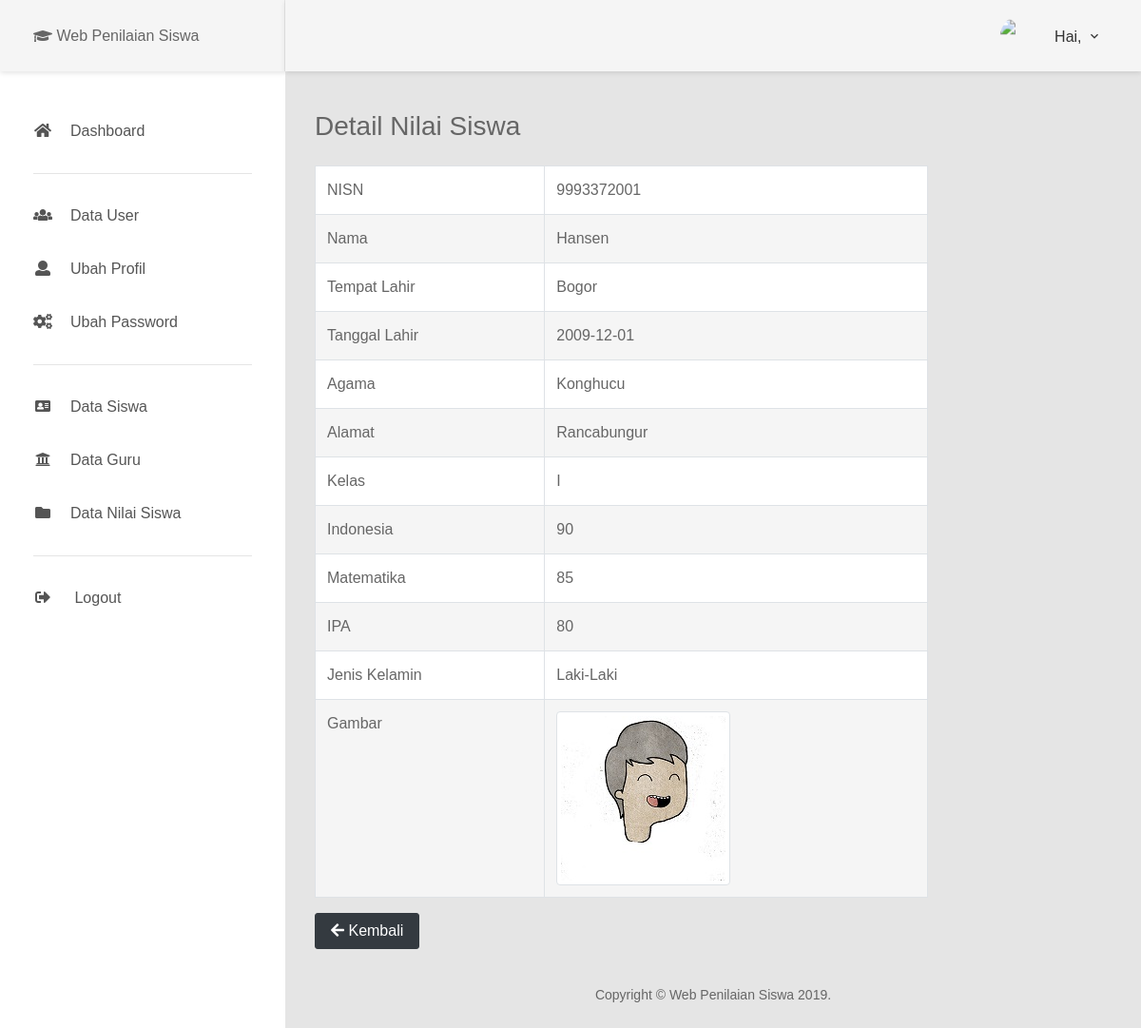
/nilai/detail_nilai/9993372001, run on the app's committed database.
### tables this page shows
CREATE TABLE `siswa` (
  `nisn` char(10) NOT NULL,
  `nama_siswa` varchar(128) NOT NULL,
  `tempat_lahir` varchar(35) NOT NULL,
  `tgl_lahir` date NOT NULL,
  `agama` varchar(15) NOT NULL,
  `alamat` varchar(50) NOT NULL,
  `kelas` varchar(10) NOT NULL,
  `indonesia` int(100) NOT NULL,
  `matematika` int(100) NOT NULL,
  `ipa` int(100) NOT NULL,
  `jk` varchar(1) NOT NULL,
  `gambar` varchar(256) NOT NULL
);

### application/controllers/Nilai.php (called while the page is built, shortened)
<?php
class Nilai extends CI_Controller
{
    public function detail_nilai($nisn)
    {
        $data['title'] = "Detail Nilai Siswa";
        $data['user']  = $this->ModelUser->getTopbarName();
        $detail['siswa']  = $this->ModelNilai->getSiswaById($nisn);
        $this->load->view('templates/header', $data);
        $this->load->view('templates/admin_sidebar');
        $this->load->view('templates/topbar');
        $this->load->view('siswa/v-detail-nilai', $detail);
        $this->load->view('templates/footer');
    }
}

### index.php (called while the page is built, shortened)
<?php
require_once BASEPATH.'core/CodeIgniter.php';

### application/models/ModelNilai.php (called while the page is built, shortened)
<?php
class ModelNilai extends CI_Model
{
    public function getSiswaById($nisn)
    {
        return $this->db->get_where('siswa', ['nisn' => $nisn])->row_array();
    }
}

### application/views/siswa/v-detail-nilai.php (the view)
<div class="main-content">
    <div class="section__content section__content">
        <div class="container-fluid">
            <div class="row">
                <div class="col-9 ml-3">
                    <h1 class="h3 mb-4 text-gray-800"><?= $title; ?></h1>
                    <table class="table table-striped table-bordered">
                        <tbody>
                            <tr>
                                <td>NISN</td>
                                <td><?= $siswa['nisn']; ?></td>
                            </tr>
                            <tr>
                                <td>Nama</td>
                                <td><?= ucwords($siswa['nama_siswa']); ?></td>
                            </tr>
                            <tr>
                                <td>Tempat Lahir</td>
                                <td><?= ucwords($siswa['tempat_lahir']); ?></td>
                            </tr>
                            <tr>
                                <td>Tanggal Lahir</td>
                                <td><?= $siswa['tgl_lahir']; ?></td>
                            </tr>
                            <tr>
                                <td>Agama</td>
                                <td><?= ucwords($siswa['agama']); ?></td>
                            </tr>
                            <tr>
                                <td>Alamat</td>
                                <td><?= ucwords($siswa['alamat']); ?></td>
                            </tr>
                            <tr>
                                <td>Kelas</td>
                                <td><?= $siswa['kelas']; ?></td>
                            </tr>
                            <tr>
                                <td>Indonesia</td>
                                <td><?= $siswa['indonesia']; ?></td>
                            </tr>
                            <tr>
                                <td>Matematika</td>
                                <td><?= $siswa['matematika']; ?></td>
                            </tr>
                            <tr>
                                <td>IPA</td>
                                <td><?= $siswa['ipa']; ?></td>
                            </tr>
                            <tr>
                                <td>Jenis Kelamin</td>
                                <td><?= $siswa['jk'] == "l" ? "Laki-Laki" : "Perempuan"; ?></td>
                            </tr>
                            <tr>
                                <td>Gambar</td>
                                <td>
                                    <img src="<?= base_url('assets/img/profile/') . $siswa['gambar']; ?>" class="img-thumbnail">
                                </td>
                            </tr>
                        </tbody>
                    </table>
                    <div class="form-group row justify-content-end">
                        <div class="col-sm mt-3">
                            <button class="btn btn-dark pl-3 pr-3" onclick="window.history.go(-1)"><i class="fa fa-arrow-left"></i> Kembali</button>
                        </div>
                    </div>
                </div>
            </div>
        </div>
    </div>
</div>

### data on the page
siswa: nisn "9993372001", nama_siswa "Hansen", tempat_lahir "Bogor", tgl_lahir "2009-12-01", agama "Konghucu", alamat "Rancabungur", kelas "I", indonesia "90", matematika "85", ipa "80", gambar (placeholder picture)

### other printed values
$title "Detail Nilai Siswa"
